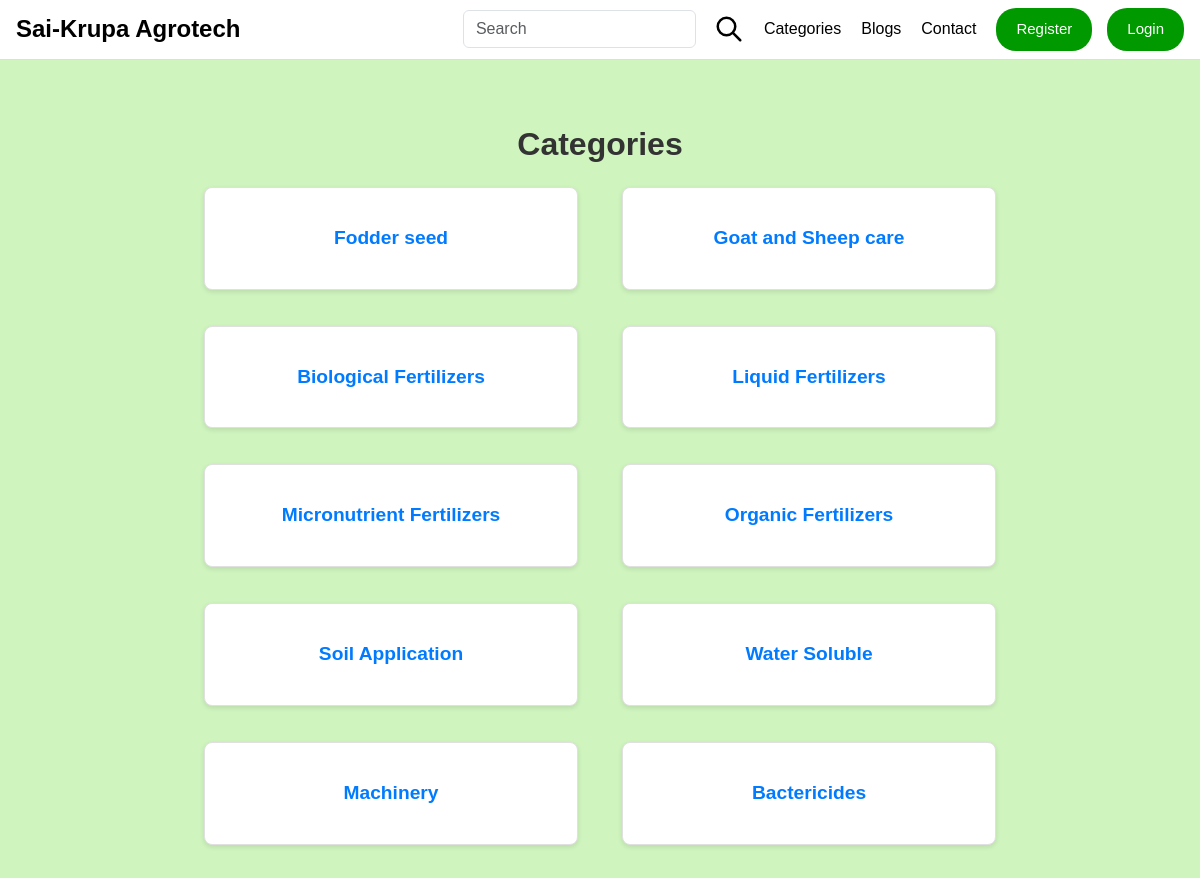
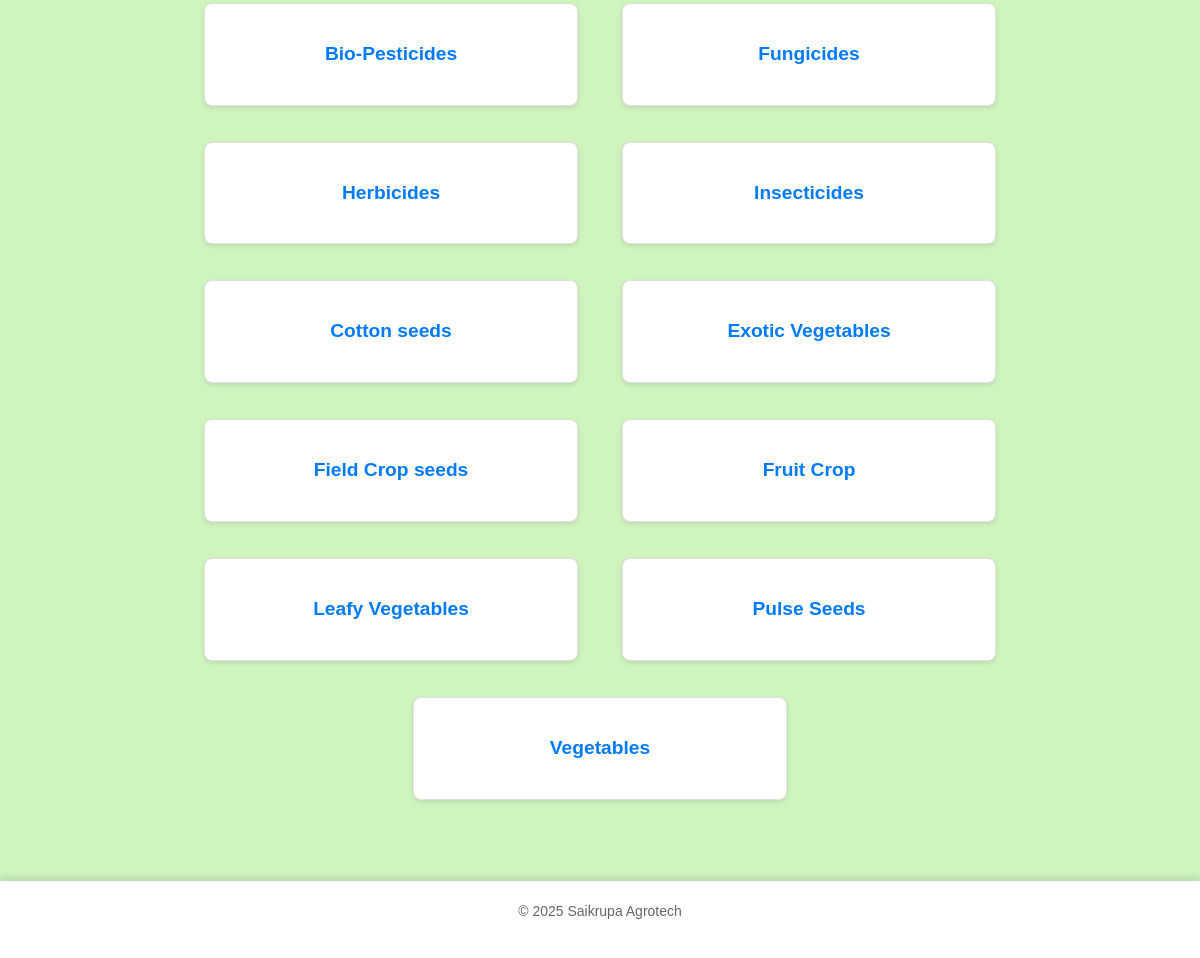
The page /category/ on the database its author committed (2 pictures, top to bottom).
### store/models.py (models this page shows, shortened)
class Category(models.Model):
    name = models.CharField(max_length=50)
    tax = models.DecimalField(default=5,decimal_places=2,max_digits=4)
    class Meta:
        verbose_name_plural = 'categories'

### store/views.py (the view)
# urls.py: path('category/',views.view_category,name='view_category'),
def view_category(request):
    cat = Category.objects.all()
    return render(request,'category.html',{'cat':cat})

### store/templates/category.html (shortened to what this page needs)
{% extends "base.html" %}
{% block content %}
  <div class="container">
  <center>  <h2 class="text-center mb-4">Categories</h2></center>
    <div class="row">
        {% for c in cat  %}
        <div class="col-md-4 col-sm-6 mb-3">
            <div class="card">
                <div class="card-body">
                    <a href="{% url  "cat_products" c.name %}" class="category-link">{{ c.name }}</a>
                </div>
            </div>
        </div>
        {% endfor %}
    </div>
  </div>
 {% endblock %}

### store/templates/base.html (shortened to what this page needs)
{% load static %}
<!DOCTYPE html>
<html lang="en">
    <head>
        <link href="https://cdn.jsdelivr.net/npm/bootstrap@5.3.0/dist/css/bootstrap.min.css" rel="stylesheet">
    </head>
    <body>
        {% include "navbar.html" %}
        {% block content %}
        {% endblock %}
         <footer>
            <p>© 2025 Saikrupa Agrotech</p>
          </footer>
    </body>

### store/templates/navbar.html (shortened to what this page needs)
<header>
    <div class="logo"><a href={% url "home" %}>Sai-Krupa Agrotech</a></div>
    <div class="nav-auth">
      <nav>
        <ul id="nav-menu">
          <form class="d-flex" method="post" action="{% url 'search' %}">
            <input class="form-control me-2" type="search" name="search" placeholder="Search" aria-label="Search">
            <button class="search" type="submit"><?xml version="1.0" encoding="utf-8"?>
              </button>
        </form>
          <li><a href={% url "view_category" %}>Categories</a></li>
          <li><a href={% url "view_blogs" %}>Blogs</a></li>
          <li><a href={% url "contact_us" %}>Contact</a></li>
      {% if user.is_authenticated %}
      {% if user.is_superuser %}
      <li class="nav-item"><a class="nav-link" href={% url "orders_invoices" %}>Orders & invoices</a></li>
      {% else %}
      <li>
        {% comment %} <a href={% url "cart_summary" %}>
          <svg width="30" height="30" viewBox="0 0 24 24">
            <g id="Interface / Shopping_Cart_01">
              <path id="Vector"
                d="M17 17C15.8954 17 15 17.8954 15 19C15 20.1046 15.8954 21 17 21C18.1046 21 19 20.1046 19 19C19 17.8954 18.1046 17 17 17ZM17 17H9.29395C8.83288 17 8.60193 17 8.41211 16.918C8.24466 16.8456 8.09938 16.7291 7.99354 16.5805C7.8749 16.414 7.82719 16.1913 7.73274 15.7505L5.27148 4.26465C5.17484 3.81363 5.12587 3.58838 5.00586 3.41992C4.90002 3.27135 4.75477 3.15441 4.58732 3.08205C4.39746 3 4.16779 3 3.70653 3H3M6 6H18.8732C19.595 6 19.9555 6 20.1978 6.15036C20.41 6.28206 20.5653 6.48862 20.633 6.729C20.7104 7.00343 20.611 7.34996 20.411 8.04346L19.0264 12.8435C18.9068 13.2581 18.8469 13.465 18.7256 13.6189C18.6185 13.7547 18.4772 13.861 18.317 13.9263C18.1361 14 17.9211 14 17.4921 14H7.73047M8 21C6.89543 21 6 20.1046 6 19C6 17.8954 6.89543 17 8 17C9.10457 17 10 17.8954 10 19C10 20.1046 9.10457 21 8 21Z"
                stroke="#000000" stroke-width="2" stroke-linecap="round" stroke-linejoin="round" />
            </g>
          </svg>
        </a> {% endcomment %}
        <a href={% url "cart_summary" %} class="btn btn-outline-dark">
          <i class="bi-cart-fill me-1"></i>
          Cart
          <span class="badge bg-light text-dark ms-1 rounded-pill" id="cart_quantity">{{ cart|length }}</span>
      </a>
      </li>
      <li><a href={% url "update_details" %}>My Profile</a></li>
      {% endif %}
      <li><a href={% url "logout" %}>Logout</a></li>
      {% else %}
      <div class="auth-buttons">
        <a href={% url "register_user" %} class="reg">Register</a>
        <a href={% url "login" %} class="login">Login</a>
      </div>
      {% endif %}
    </ul>
  </nav>
    </div>
  </header>

### store/templates/base.html (style rules this page uses)
* { margin: 0; padding: 0; box-sizing: border-box; }
body { font-family: Arial, sans-serif; background-color: #cff4be; }
header { display: flex; justify-content: flex-start; align-items: center; padding: 20px 50px; background-color: white; color: black; }
.logo { font-size: 24px; font-weight: bold; }
.logo a { text-decoration : none; color : black; }
body, html { margin: 0; padding: 0; box-sizing: border-box; }
header { display: flex; align-items: center; justify-content: space-between; padding: 0.5rem 1rem; background-color: #fff; border-bottom: 1px solid #ddd; }
.logo { font-size: 1.5rem; font-weight: bold; color: #000; }
.nav-auth { display: flex; align-items: center; gap: 20px; }
nav ul { list-style: none; display: flex; align-items: center; gap: 20px; margin: 0; padding: 0; }
nav ul li a { text-decoration: none; color: black; font-weight: 500; font-size: 16px; }
.auth-buttons { display: flex; gap: 15px; }
.auth-buttons a { display: inline-block; padding: 10px 20px; border-radius: 20px; font-size: 15px; text-decoration: none; text-align: center; color: white; background-color: #009900; }
svg { width: 30px; height: 30px; fill: none; stroke: black; }
.card { flex: 0 0 33.33%; box-sizing: border-box; padding: 15px; }
footer { text-align: center; padding: 20px 0; background-color: white; margin-top: 50px; box-shadow: 0 -4px 6px rgba(0, 0, 0, 0.1); }
footer p { font-size: 14px; color: #666; }

### store/templates/navbar.html (style rules this page uses)
.search { border:0px solid; background-color:white; margin-left:10px; }

### store/templates/category.html (style rules this page uses)
.container { max-width: 1200px; margin: 50px auto; padding: 15px; }
h2 { color: #333; font-size: 2rem; font-weight: bold; margin-bottom: 20px; }
.row { display: flex; flex-wrap: wrap; gap: 20px; justify-content: center; }
.card { background: #ffffff; border: 1px solid #e0e0e0; border-radius: 8px; box-shadow: 0 2px 5px rgba(0, 0, 0, 0.1); text-align: center; padding: 20px; transition: transform 0.3s, box-shadow 0.3s; }
.category-link { color: #007bff; font-size: 1.2rem; font-weight: bold; text-decoration: none; transition: color 0.3s; }
.mb-3 { margin-bottom: 1rem !important; }

### rows shown on the page
Category: name "Fodder seed"
Category: name "Goat and Sheep care"
Category: name "Biological Fertilizers"
Category: name "Liquid Fertilizers"
Category: name "Micronutrient Fertilizers"
Category: name "Organic Fertilizers"
Category: name "Soil Application"
Category: name "Water Soluble"
Category: name "Machinery"
Category: name "Bactericides"
Category: name "Bio-Pesticides"
Category: name "Fungicides"
Category: name "Herbicides"
Category: name "Insecticides"
Category: name "Cotton seeds"
Category: name "Exotic Vegetables"
Category: name "Field Crop seeds"
Category: name "Fruit Crop"
Category: name "Leafy Vegetables"
Category: name "Pulse Seeds"
Category: name "Vegetables"
